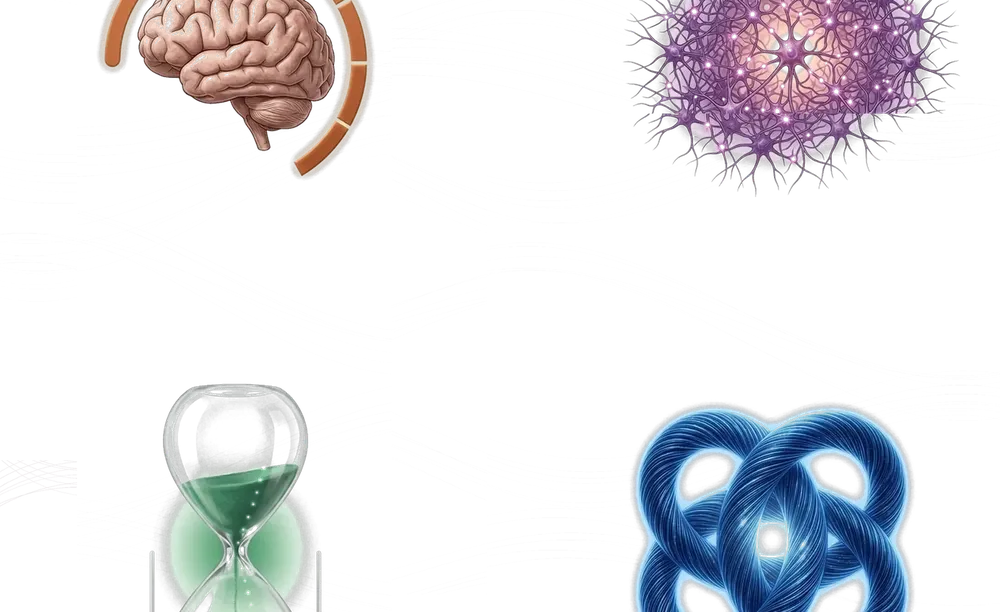
#> input picture img/decoraciones-neurona/fondo-vision-red.webp, 1000 x 612 px, shrunk from 1700 x 1040 before the run
$ python separar-iconos-vision.py
#> lines starting #> are read from the running program, lines starting #| are printed output that depends on the picture
#!/usr/bin/env python3
"""
separar-iconos-vision.py
=========================

Separa los 4 íconos que hoy viven quemados dentro de un único archivo,
`img/decoraciones-neurona/fondo-vision-red.webp`, en 4 archivos
independientes con transparencia real, más una versión del fondo sin
esos íconos (solo los listones conectores).

Contexto: `fondo-vision-red.webp` ya es RGBA con canal alfa real (no
tiene fondo blanco que quitar, a diferencia de los `elemento-*.webp`
originales en `vision-elementos/` que usa `generar-fondo-vision.py`).
Por eso este script recorta directo por transparencia en vez de
reprocesar blancos.

Qué hace:
  1. Para cada ícono, busca su bounding box real (píxeles con alfa >
     UMBRAL_ALFA_ICONO) dentro de una ventana de búsqueda generosa
     (evita confundirse con los listones de fondo, que tienen alfa
     bajo, o con el ícono vecino).
  2. Recorta ese bounding box con un margen (`MARGEN_PX`) y lo guarda
     como archivo individual en `vision-iconos/`.
  3. Genera además `fondo-vision-red-sin-iconos.webp`: una copia del
     fondo original con esas 4 zonas (bounding box + margen extra)
     vueltas transparentes, dejando solo los listones de fondo.

Requisitos: Pillow, numpy (`pip install pillow numpy`).

Uso (desde la raíz del repo):

    python3 scripts/separar-iconos-vision.py

Lee   : img/decoraciones-neurona/fondo-vision-red.webp
Escribe:
    img/decoraciones-neurona/vision-iconos/icon-cerebro.webp
    img/decoraciones-neurona/vision-iconos/icon-red-neuronal.webp
    img/decoraciones-neurona/vision-iconos/icon-reloj-arena.webp
    img/decoraciones-neurona/vision-iconos/icon-cintas-azules.webp
    img/decoraciones-neurona/fondo-vision-red-sin-iconos.webp

No toca el archivo original (`fondo-vision-red.webp` queda intacto, por
si se quiere volver atrás).
"""

from pathlib import Path

import numpy as np
from PIL import Image

REPO_ROOT = Path(__file__).resolve().parent.parent
DECOR_DIR = REPO_ROOT / "img" / "decoraciones-neurona"
FONDO_ORIGEN = DECOR_DIR / "fondo-vision-red.webp"
ICONOS_DIR = DECOR_DIR / "vision-iconos"

# Alfa por encima del cual un píxel se considera parte de un ícono (los
# listones de fondo tienen alfa bajo, <~50, así que 150 los descarta con
# margen de sobra).
UMBRAL_ALFA_ICONO = 150

# Margen (px, sobre el lienzo real de 1700x1040) que se deja alrededor del
# bounding box detectado al recortar cada ícono individual.
MARGEN_PX = 20

# Margen extra al despejar la zona del ícono en la versión "sin íconos" del
# fondo (más grande que MARGEN_PX para no dejar un borde con resto de
# resplandor/antialiasing del ícono viejo).
MARGEN_BORRADO_PX = 35

# (nombre_de_salida, x0%, x1%, y0%, y1%) — ventana de búsqueda de cada
# ícono dentro del lienzo completo, en fracción de ancho/alto. Un poco más
# generosa que el bounding box real (ver memoria.md, sección "Íconos de
# Visión agrandados...") para tolerar que el ícono no esté exactamente en
# el mismo lugar si se vuelve a agrandar el fondo en el futuro.
ICONOS = [
    ("icon-cerebro", 0.05, 0.42, 0.00, 0.34),
    ("icon-red-neuronal", 0.58, 1.00, 0.00, 0.37),
    ("icon-reloj-arena", 0.10, 0.37, 0.58, 1.00),
    ("icon-cintas-azules", 0.59, 0.96, 0.61, 1.00),
]


def encontrar_bbox(alpha: np.ndarray, x0f, x1f, y0f, y1f, w, h):
    """Bounding box (en px, coords del lienzo completo) del contenido con
    alfa > UMBRAL_ALFA_ICONO dentro de la ventana de búsqueda dada."""
    x0, x1 = int(x0f * w), int(x1f * w)
    y0, y1 = int(y0f * h), int(y1f * h)
    sub = alpha[y0:y1, x0:x1]
    ys, xs = np.where(sub > UMBRAL_ALFA_ICONO)
    if len(xs) == 0:
        raise RuntimeError(f"No se encontró contenido en la ventana ({x0f},{x1f},{y0f},{y1f})")
    return xs.min() + x0, xs.max() + x0, ys.min() + y0, ys.max() + y0


def main():
    ICONOS_DIR.mkdir(parents=True, exist_ok=True)
    fondo = Image.open(FONDO_ORIGEN).convert("RGBA")
#> fondo is the input picture: PIL image 1000x612 RGBA; mean R, G, B, A 34.1, 34, 38.4, 53.8
    w, h = fondo.size
#> w = 1000; h = 612
    arr = np.array(fondo)
    alpha = arr[:, :, 3]
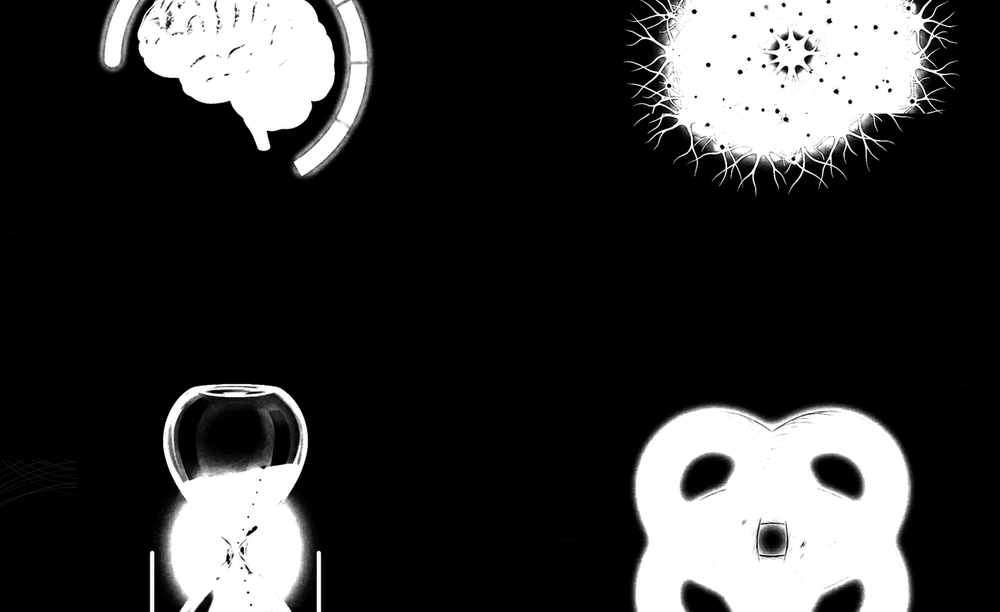
#> alpha: shape (612, 1000); min 0, max 255, mean 53.8

    fondo_sin_iconos = fondo.copy()
    arr_sin_iconos = np.array(fondo_sin_iconos)

    for nombre, x0f, x1f, y0f, y1f in ICONOS:
        bx0, bx1, by0, by1 = encontrar_bbox(alpha, x0f, x1f, y0f, y1f, w, h)

        # Recorte individual, con margen chico (deja algo de aire/glow
        # alrededor del ícono).
        cx0 = max(bx0 - MARGEN_PX, 0)
        cx1 = min(bx1 + MARGEN_PX, w)
        cy0 = max(by0 - MARGEN_PX, 0)
        cy1 = min(by1 + MARGEN_PX, h)
        icono = fondo.crop((cx0, cy0, cx1, cy1))
        salida = ICONOS_DIR / f"{nombre}.webp"
        icono.save(salida, "WEBP", quality=95)
        print(f"{salida}  ({icono.size[0]}x{icono.size[1]})")

        # Zona a despejar en el fondo "sin íconos" — margen más grande.
        dx0 = max(bx0 - MARGEN_BORRADO_PX, 0)
        dx1 = min(bx1 + MARGEN_BORRADO_PX, w)
        dy0 = max(by0 - MARGEN_BORRADO_PX, 0)
        dy1 = min(by1 + MARGEN_BORRADO_PX, h)
        arr_sin_iconos[dy0:dy1, dx0:dx1, 3] = 0
#> this loop made 4 passes
#> (bx0, bx1, by0, by1, cx0, cx1, cy0, cy1) on passes 1 to 4: (101, 369, 0, 175, 81, 389, 0, 195), (627, 953, 0, 190, 607, 973, 0, 210), (150, 320, 384, 611, 130, 340, 364, 612), (635, 909, 407, 611, 615, 929, 387, 612)
#> pass 1, in encontrar_bbox, `sub = alpha[y0:y1, x0:x1]`:
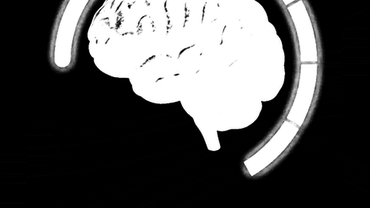
#> sub: shape (208, 370); min 0, max 255, mean 83.3
#> pass 1, in main, `icono = fondo.crop((cx0, cy0, cx1, cy1))`:
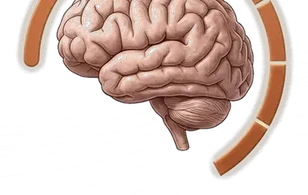
#> icono: PIL image 308x195 RGBA; mean R, G, B, A 84.2, 63.7, 55.2, 106.7; transparent parts drawn white
#> pass 2, in encontrar_bbox (call 2), `sub = alpha[y0:y1, x0:x1]`:
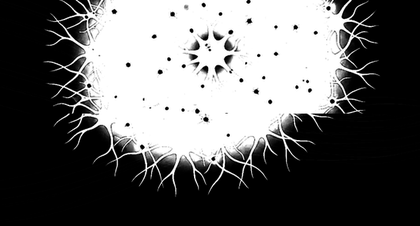
#> sub: shape (226, 420); min 0, max 255, mean 98.6
#> pass 2, in main, `icono = fondo.crop((cx0, cy0, cx1, cy1))`:
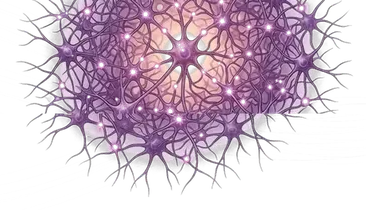
#> icono: PIL image 366x210 RGBA; mean R, G, B, A 98.3, 77.7, 94.3, 121.8; transparent parts drawn white
#> after the loop:
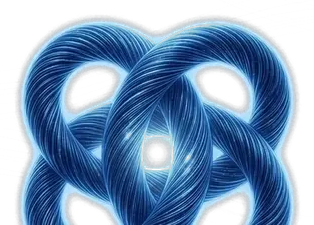
#> icono: PIL image 314x225 RGBA; mean R, G, B, A 49.8, 79.9, 112.5, 166.8; transparent parts drawn white

    salida_fondo = DECOR_DIR / "fondo-vision-red-sin-iconos.webp"
    Image.fromarray(arr_sin_iconos, "RGBA").save(salida_fondo, "WEBP", quality=92)
    print(f"{salida_fondo}  ({w}x{h})")
#| img/decoraciones-neurona/fondo-vision-red-sin-iconos.webp  (1000x612)


if __name__ == "__main__":
    main()

$ run again, with img/decoraciones-neurona/cerebro-mi-plan.webp copied over img/decoraciones-neurona/fondo-vision-red.webp
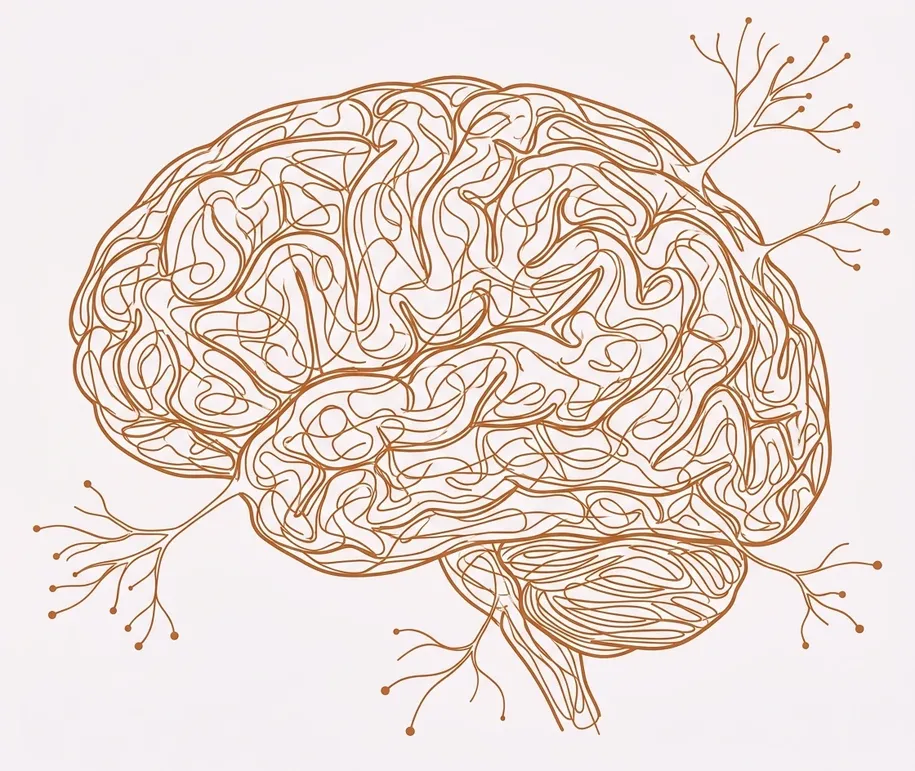
#> input picture img/decoraciones-neurona/cerebro-mi-plan.webp, 915 x 771 px, shrunk from 1120 x 944 before the run
#> alpha: shape (771, 915); every value is 255
#> the loop in main, `for nombre, x0f, x1f, y0f, y1f in ICONOS:` made 4 passes
#> (bx0, bx1, by0, by1, cx0, cx1, cy0, cy1) on passes 1 to 4: (45, 383, 0, 261, 25, 403, 0, 281), (530, 914, 0, 284, 510, 915, 0, 304), (91, 337, 447, 770, 71, 357, 427, 771), (539, 877, 470, 770, 519, 897, 450, 771)
#> pass 1, in main, `icono = fondo.crop((cx0, cy0, cx1, cy1))`:
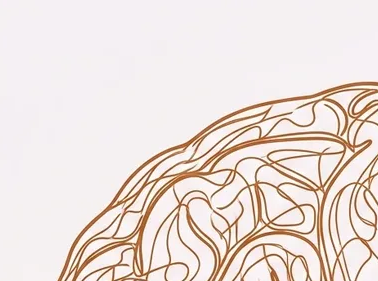
#> icono: PIL image 378x281 RGBA; mean R, G, B, A 234.9, 223.6, 218.2, 255
#> after the loop in main, `for nombre, x0f, x1f, y0f, y1f in ICONOS:`:
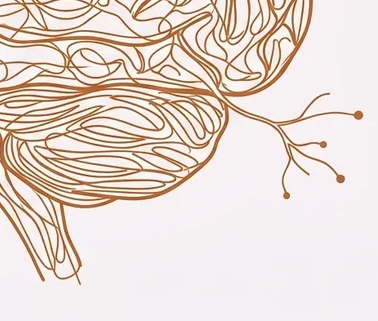
#> icono: PIL image 378x321 RGBA; mean R, G, B, A 231.4, 217.9, 210.1, 255
#| img/decoraciones-neurona/fondo-vision-red-sin-iconos.webp  (915x771)

$ run again, with img/decoraciones-neurona/neurona-derecha.webp copied over img/decoraciones-neurona/fondo-vision-red.webp
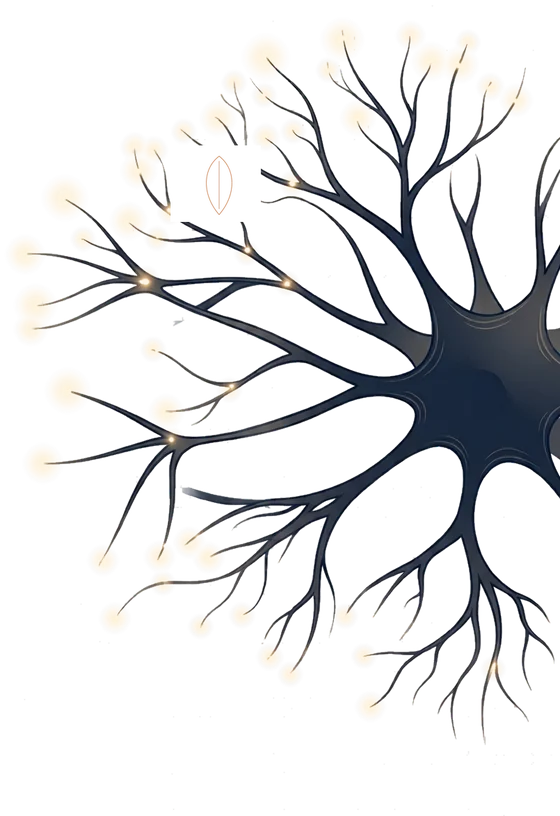
#> input picture img/decoraciones-neurona/neurona-derecha.webp, 560 x 816 px
#> in main, fondo is the input picture: PIL image 560x816 RGBA; mean R, G, B, A 53.6, 52.6, 51.4, 41
#> the loop in main, `for nombre, x0f, x1f, y0f, y1f in ICONOS:` made 4 passes
#> (bx0, bx1, by0, by1, cx0, cx1, cy0, cy1) on passes 1 to 4: (28, 234, 80, 276, 8, 254, 60, 296), (324, 559, 30, 300, 304, 560, 10, 320), (99, 206, 473, 628, 79, 226, 453, 648), (330, 536, 497, 742, 310, 556, 477, 762)
#> pass 1, in encontrar_bbox, `sub = alpha[y0:y1, x0:x1]`:
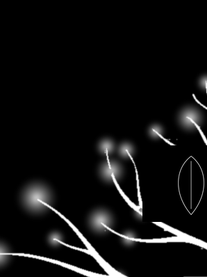
#> sub: shape (277, 207); min 0, max 255, mean 16
#> after the loop in main, `for nombre, x0f, x1f, y0f, y1f in ICONOS:`:
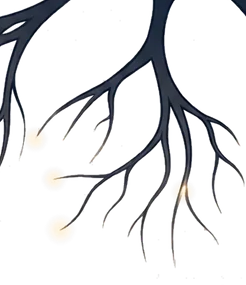
#> icono: PIL image 246x285 RGBA; mean R, G, B, A 57.8, 58.1, 59.2, 39.1; transparent parts drawn white
#| img/decoraciones-neurona/fondo-vision-red-sin-iconos.webp  (560x816)

$ run again, with img/decoraciones-neurona/neurona-izquierda.webp copied over img/decoraciones-neurona/fondo-vision-red.webp
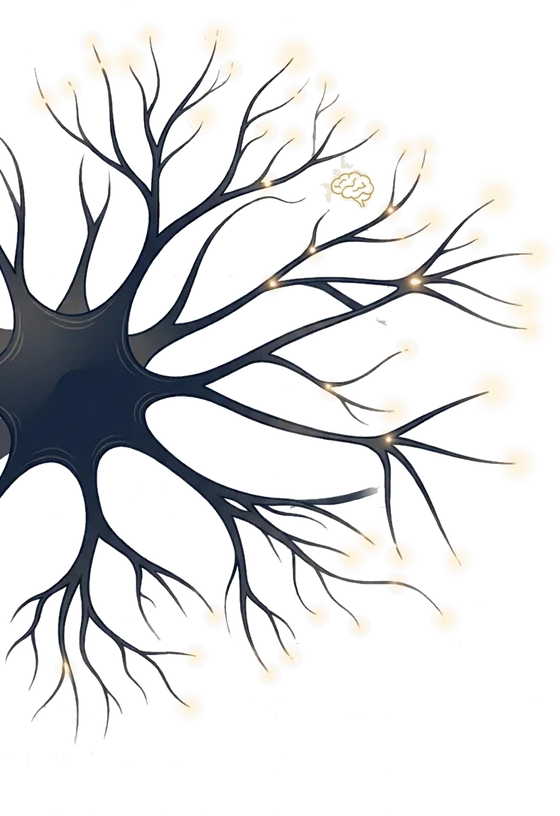
#> input picture img/decoraciones-neurona/neurona-izquierda.webp, 560 x 816 px
#> in main, fondo is the input picture: PIL image 560x816 RGBA; mean R, G, B, A 54.5, 53.7, 52.5, 42
#> the loop in main, `for nombre, x0f, x1f, y0f, y1f in ICONOS:` made 4 passes
#> (bx0, bx1, by0, by1, cx0, cx1, cy0, cy1) on passes 1 to 4: (34, 234, 30, 276, 14, 254, 10, 296), (324, 538, 80, 300, 304, 558, 60, 320), (56, 206, 473, 742, 36, 226, 453, 762), (330, 460, 497, 628, 310, 480, 477, 648)
#> pass 1, in encontrar_bbox, `sub = alpha[y0:y1, x0:x1]`:
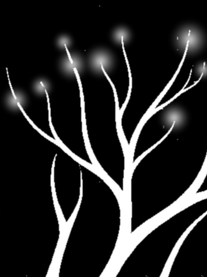
#> sub: shape (277, 207); min 0, max 255, mean 38.9
#> after the loop in main, `for nombre, x0f, x1f, y0f, y1f in ICONOS:`:
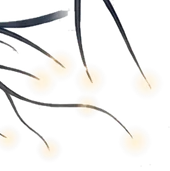
#> icono: PIL image 170x171 RGBA; mean R, G, B, A 81.5, 77.5, 70.9, 28; transparent parts drawn white
#| img/decoraciones-neurona/fondo-vision-red-sin-iconos.webp  (560x816)
